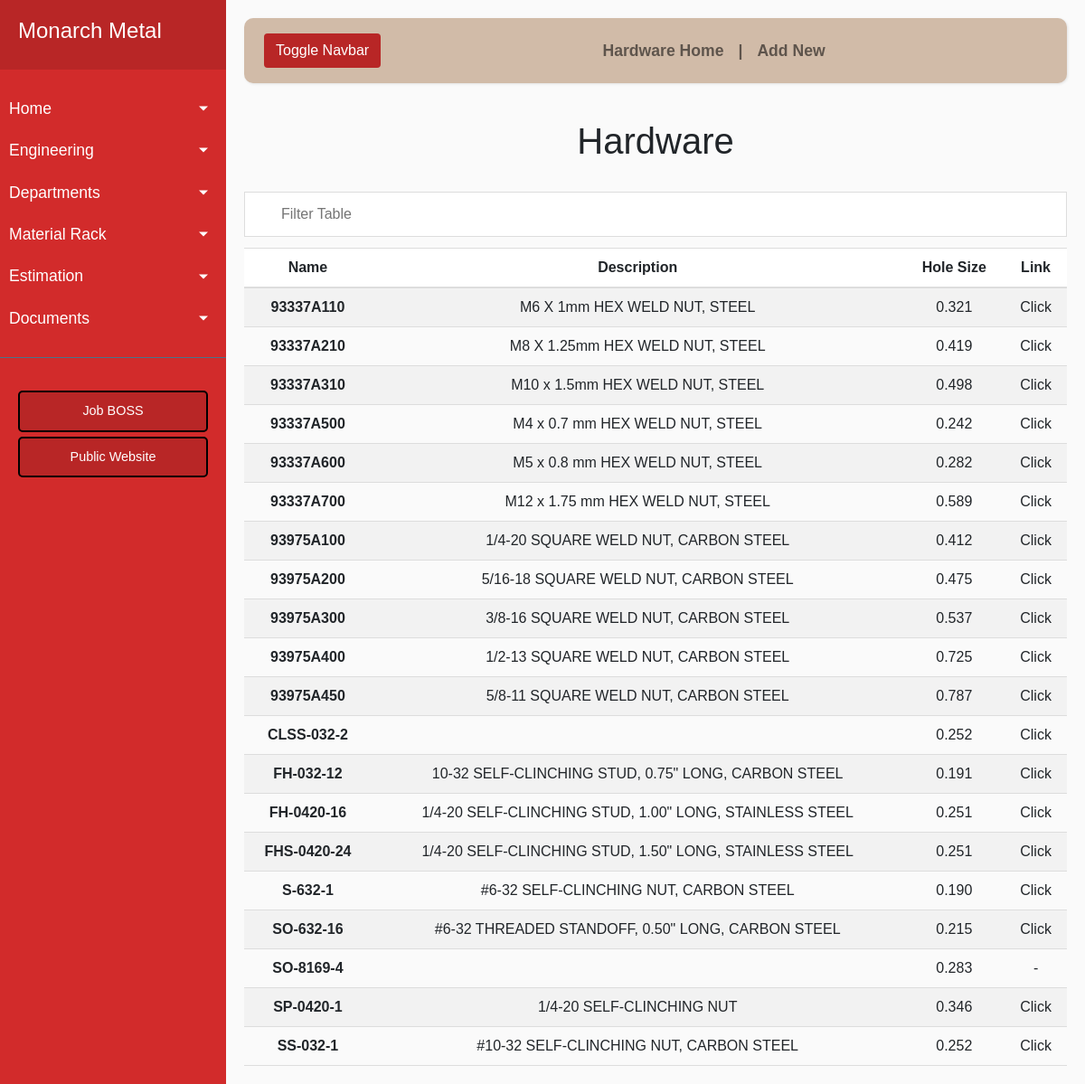
The page /hardware on the database its author committed.
### app/models.py (models this page shows, shortened)
class Hardware(Base):
    __tablename__ = 'hardware'
    id = Column(Integer, primary_key=True)
    name = Column(String(120))
    desc = Column(String(120))
    hole = Column(String(25))
    link = Column(String(120))

### app/routes.py (the view)
@app.route('/hardware')
def hardware():
    hw = Hardware.query.order_by('name').all()
    return render_template('hardware.html', hw=hw)

### app/routes.py (called while the page is built)
@app.teardown_appcontext
def shutdown_session(exception=None):
    db_session.remove()

### app/templates/hardware.html (shortened to what this page needs)
{% extends 'hwbase.html' %}
{% block content %}
    <h1 align='center'>Hardware</h1>
    <br>
    <body>
        <input type="text" id="myInput" onkeyup="filterTable()" placeholder="Filter Table">
            <table id="myTable">
                <tr class="header">
                    <th scope="col">Name</th>
                    <th scope="col">Description</th>
                    <th scope="col">Hole Size</th>
                    <th scope="col">Link</th>
                </tr>
            {% for t in hw %}
                <tr id={{ t.id }}>
                    <td><a href="/edit_hardware/{{ t.id }}"><span style="font-weight:bold">{{ t.name }}</span></a></th>
                    <td align='center'> {{ t.desc }} </td>
                    <td align='center'> {{ t.hole }} </td>
                    <td align='center'> {% if t.link == None %} - {% elif t.link == 'None' %} - {% elif t.link == '' %} - {% else %} <a href="{{ t.link }}" target="_blank" class="external">Click</a></span> {% endif %} </td>
                </tr>
            {% endfor %}
            </table>
    </body>
{% endblock %}

### app/static/style.css (style rules this page uses)
* { font-family: 'Poppins', sans-serif; }
#myInput { background-image: url('https://www.w3schools.com/css/searchicon.png'); background-position: 10px 12px; background-repeat: no-repeat; width: 100%; font-size: 16px; padding: 12px 20px 12px 40px; border: 1px solid #ddd; margin-bottom: 12px; }
#myTable { border-collapse: collapse; width: 100%; font-size: 16px; }
#myTable th, #myTable td { text-align: center; padding: 12px; }
#myTable th { background: #ffffff; border-top: 1px solid #ddd; border-bottom: 2px solid #ddd; }
#myTable tr { border-bottom: 1px solid #ddd; }
#myTable tr:nth-child(even) { background-color: #f2f2f2; }
#myTable tr.header, #myTable tr:hover { background-color: #ddd; }
th { text-align: center; }
body { font-family: 'Poppins', sans-serif; background: #fafafa; }

### rows shown on the page
Hardware: name "93337A110", desc "M6 X 1mm HEX WELD NUT, STEEL", hole "0.321"
Hardware: name "93337A210", desc "M8 X 1.25mm HEX WELD NUT, STEEL", hole "0.419"
Hardware: name "93337A310", desc "M10 x 1.5mm HEX WELD NUT, STEEL", hole "0.498"
Hardware: name "93337A500", desc "M4 x 0.7 mm HEX WELD NUT, STEEL", hole "0.242"
Hardware: name "93337A600", desc "M5 x 0.8 mm HEX WELD NUT, STEEL", hole "0.282"
Hardware: name "93337A700", desc "M12 x 1.75 mm HEX WELD NUT, STEEL", hole "0.589"
Hardware: name "93975A100", desc "1/4-20 SQUARE WELD NUT, CARBON STEEL", hole "0.412"
Hardware: name "93975A200", desc "5/16-18 SQUARE WELD NUT, CARBON STEEL", hole "0.475"
Hardware: name "93975A300", desc "3/8-16 SQUARE WELD NUT, CARBON STEEL", hole "0.537"
Hardware: name "93975A400", desc "1/2-13 SQUARE WELD NUT, CARBON STEEL", hole "0.725"
Hardware: name "93975A450", desc "5/8-11 SQUARE WELD NUT, CARBON STEEL", hole "0.787"
Hardware: name "CLSS-032-2", hole "0.252"
Hardware: name "FH-032-12", desc "10-32 SELF-CLINCHING STUD, 0.75\" LONG, CARBON STEEL", hole "0.191"
Hardware: name "FH-0420-16", desc "1/4-20 SELF-CLINCHING STUD, 1.00\" LONG, STAINLESS STEEL", hole "0.251"
Hardware: name "FHS-0420-24", desc "1/4-20 SELF-CLINCHING STUD, 1.50\" LONG, STAINLESS STEEL", hole "0.251"
Hardware: name "S-632-1", desc "#6-32 SELF-CLINCHING NUT, CARBON STEEL", hole "0.190"
Hardware: name "SO-632-16", desc "#6-32 THREADED STANDOFF, 0.50\" LONG, CARBON STEEL", hole "0.215"
Hardware: name "SO-8169-4", hole "0.283"
Hardware: name "SP-0420-1", desc "1/4-20 SELF-CLINCHING NUT", hole "0.346"
Hardware: name "SS-032-1", desc "#10-32 SELF-CLINCHING NUT, CARBON STEEL", hole "0.252"
